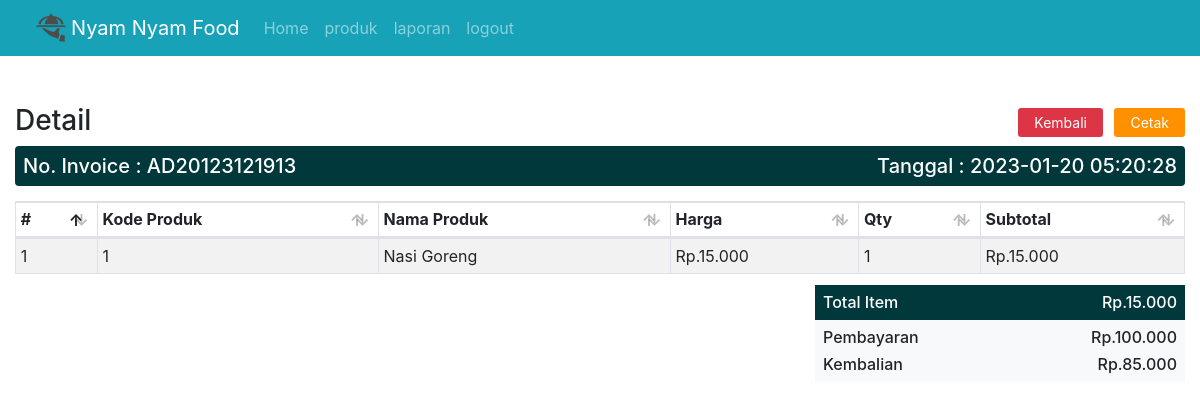
The app's page /invoice.php?detail=AD20123121913 (signed in) with its own data.
### tables this page shows
CREATE TABLE `inv` (
  `invid` int(11) NOT NULL,
  `invoice` varchar(100) NOT NULL,
  `tgl_inv` timestamp NOT NULL DEFAULT current_timestamp() ON UPDATE current_timestamp(),
  `pembayaran` int(11) NOT NULL,
  `kembalian` int(11) NOT NULL,
  `status` varchar(10) NOT NULL
);

CREATE TABLE `laporan` (
  `idlaporan` int(11) NOT NULL,
  `invoice` varchar(100) NOT NULL,
  `kode_produk` varchar(100) NOT NULL,
  `nama_produk` varchar(100) NOT NULL,
  `harga` int(11) NOT NULL,
  `harga_modal` int(11) NOT NULL,
  `qty` int(11) NOT NULL,
  `subtotal` int(11) NOT NULL
);

### invoice.php (the view, shortened to what this page needs)
<?php include 'sidebar.php'; ?>
<?php
$noinv = $_GET['detail'];
$DataInv = mysqli_fetch_array(mysqli_query($conn,"SELECT * FROM inv WHERE invoice='$noinv'"));
$Dbayar = $DataInv['pembayaran'];
$Dkembali = $DataInv['kembalian'];
$Datee = $DataInv['tgl_inv'];
?>
<h1 class="h3 mb-2">
Detail
<span class="float-right">
<a href="index.php" class="btn btn-danger btn-sm px-3 mr-1">Kembali</a>
<button type="button" class="btn btn-primary btn-sm px-3"  onclick="document.title='Invoice#<?php echo $noinv ?>';window.print()">
Cetak</button>
</span>
</h1>
<div class="bg-purple p-2 text-white" style="border-radius:0.25rem;">
<div class="row">
    <div class="col-lg-6"><h5 class="mb-0">No. Invoice : <?php echo $noinv ?></h5></div>
    <div class="col-lg-6"><h5 class="mb-0 date-inv">Tanggal : <?php echo $Datee ?></h5></div>
</div>
</div>
<table class="table table-striped table-sm table-bordered dt-responsive nowrap print-none" id="cart" width="100%">
<thead>
  <tr>
    <th>#</th>
    <th>Kode Produk</th>
    <th>Nama Produk</th>
    <th>Harga</th>
    <th>Qty</th>
    <th>Subtotal</th>
  </tr>
</thead>
<tbody>
<?php
$no = 1;
$data_laporan = mysqli_query($conn,"SELECT * FROM laporan WHERE invoice='$noinv'");
while($d = mysqli_fetch_array($data_laporan)){
    ?>
  <tr>
    <td><?php echo $no++; ?></td>
    <td><?php echo $d['kode_produk']; ?></td>
    <td><?php echo $d['nama_produk']; ?></td>
    <td>Rp.<?php echo ribuan($d['harga']); ?></td>
    <td><?php echo $d['qty']; ?></td>
    <td>Rp.<?php echo ribuan($d['subtotal']); ?></td>
  </tr>
  <?php } ?>
</tbody>
</table>
<?php
$i4 = mysqli_fetch_assoc(mysqli_query($conn,"SELECT SUM(subtotal) as isub FROM laporan WHERE invoice='$noinv'"));
?>
<div class="row justify-content-end mt-1">
    <div class="col-sm-6 col-md-5 col-lg-4">
        <div class="bg-purple text-white p-2">
            <h6 class="mb-0">Total Item
                <span class="float-right">Rp.<?php echo ribuan($i4['isub']); ?></span>
            </h6>
        </div>
        <div class="bg-light p-2">
            <h6 class="mb-2">Pembayaran
            <span class="float-right">Rp.<?php echo ribuan($Dbayar); ?></span>
            </h6>
            <h6 class="mb-0">Kembalian
            <span class="float-right">Rp.<?php echo ribuan($Dkembali); ?></span>
            </h6>
        </div>
    </div>
</div>
<?php include 'footer.php'; ?>

### assets/css/style.css (style rules this page uses)
html, body { font-size:1rem; scroll-behavior: smooth; font-family: 'Signika', sans-serif; }
a { text-decoration: none !important; }
.btn-primary { background: #ff9100!important; }
.btn, .btn:focus, .btn:hover, .btn:active { border: none !important; }
.chiller-theme .sidebar-wrapper,.bg-purple { background: #01383b; }
.date-inv { text-align: right; }

### records on screen
inv: tgl_inv "2023-01-20 05:20:28", pembayaran "100.000", kembalian "85.000"
laporan: kode_produk "1", nama_produk "Nasi Goreng", harga "15.000", qty "1", subtotal "15.000"

### other values on screen
$noinv "AD20123121913"
ribuan($i4['isub']) "15.000"
